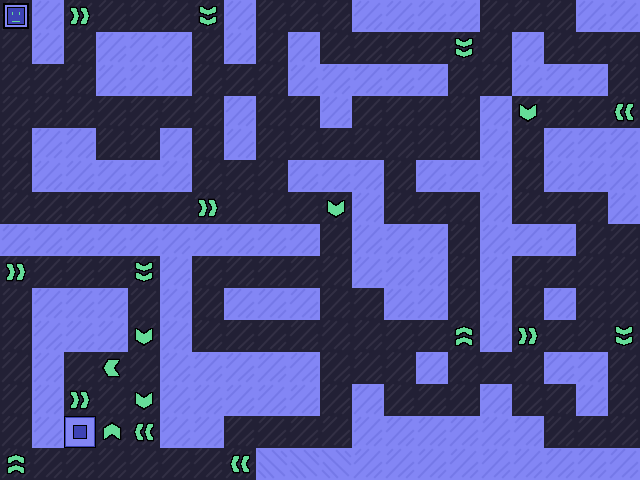

A level layout from a 2D game, rendered from its tile map. Below: a short description, then the map file with tile-grid data replaced by summaries:
An orthogonal 20x15 tile map with 32x32 px tiles, 2 tile layers (background, entities), 2 tilesets.

<map version="1.2" tiledversion="1.3.5" orientation="orthogonal" renderorder="right-down" width="20" height="15" tilewidth="32" tileheight="32" infinite="0" nextlayerid="7" nextobjectid="3">
 <editorsettings>
  <export target="1-4.tmx" format="tmx" />
 </editorsettings>
 <tileset firstgid="1" name="bgTiles" tilewidth="32" tileheight="32" tilecount="64" columns="8">
  <image source="../spritesheets/levelSpritesheet.png" width="256" height="256" />
  <tile id="0">
   <properties>
    <property name="parity" type="int" value="2" />
   </properties>
  </tile>
  <tile id="1">
   <properties>
    <property name="parity" type="int" value="1" />
   </properties>
  </tile>
 </tileset>
 <tileset firstgid="65" name="entityTiles" tilewidth="32" tileheight="32" tilecount="64" columns="8">
  <image source="../spritesheets/entitySpritesheet.png" width="256" height="256" />
  <tile id="0">
   <properties>
    <property name="name" value="diamond" />
    <property name="parity" type="int" value="2" />
   </properties>
  </tile>
  <tile id="1">
   <properties>
    <property name="name" value="diamond" />
    <property name="parity" type="int" value="1" />
   </properties>
  </tile>
  <tile id="4">
   <properties>
    <property name="direction" type="int" value="3" />
    <property name="name" value="boost" />
    <property name="parity" type="int" value="1" />
    <property name="power" type="int" value="1" />
   </properties>
  </tile>
  <tile id="5">
   <properties>
    <property name="direction" type="int" value="1" />
    <property name="name" value="boost" />
    <property name="parity" type="int" value="1" />
    <property name="power" type="int" value="1" />
   </properties>
  </tile>
  <tile id="6">
   <properties>
    <property name="direction" type="int" value="4" />
    <property name="name" value="boost" />
    <property name="parity" type="int" value="1" />
    <property name="power" type="int" value="20" />
   </properties>
  </tile>
  <tile id="7">
   <properties>
    <property name="direction" type="int" value="2" />
    <property name="name" value="boost" />
    <property name="parity" type="int" value="1" />
    <property name="power" type="int" value="20" />
   </properties>
  </tile>
  <tile id="8">
   <properties>
    <property name="direction" type="int" value="1" />
    <property name="name" value="player" />
    <property name="parity" type="int" value="2" />
   </properties>
  </tile>
  <tile id="9">
   <properties>
    <property name="direction" type="int" value="3" />
    <property name="name" value="player" />
    <property name="parity" type="int" value="2" />
   </properties>
  </tile>
  <tile id="10">
   <properties>
    <property name="direction" type="int" value="4" />
    <property name="name" value="player" />
    <property name="parity" type="int" value="2" />
   </properties>
  </tile>
  <tile id="11">
   <properties>
    <property name="direction" type="int" value="2" />
    <property name="name" value="player" />
    <property name="parity" type="int" value="2" />
   </properties>
  </tile>
  <tile id="12">
   <properties>
    <property name="direction" type="int" value="4" />
    <property name="name" value="boost" />
    <property name="parity" type="int" value="1" />
    <property name="power" type="int" value="1" />
   </properties>
  </tile>
  <tile id="13">
   <properties>
    <property name="direction" type="int" value="2" />
    <property name="name" value="boost" />
    <property name="parity" type="int" value="1" />
    <property name="power" type="int" value="1" />
   </properties>
  </tile>
  <tile id="14">
   <properties>
    <property name="direction" type="int" value="1" />
    <property name="name" value="boost" />
    <property name="parity" type="int" value="1" />
    <property name="power" type="int" value="20" />
   </properties>
  </tile>
  <tile id="15">
   <properties>
    <property name="direction" type="int" value="3" />
    <property name="name" value="boost" />
    <property name="parity" type="int" value="1" />
    <property name="power" type="int" value="20" />
   </properties>
  </tile>
  <tile id="16">
   <properties>
    <property name="name" value="receptor" />
    <property name="parity" type="int" value="2" />
    <property name="shape" value="player" />
   </properties>
  </tile>
  <tile id="17">
   <properties>
    <property name="name" value="receptor" />
    <property name="parity" type="int" value="2" />
    <property name="shape" value="diamond" />
   </properties>
  </tile>
  <tile id="18">
   <properties>
    <property name="name" value="portal" />
    <property name="parity" type="int" value="2" />
   </properties>
  </tile>
  <tile id="20">
   <properties>
    <property name="direction" type="int" value="3" />
    <property name="name" value="boost" />
    <property name="parity" type="int" value="2" />
    <property name="power" type="int" value="1" />
   </properties>
  </tile>
  <tile id="21">
   <properties>
    <property name="direction" type="int" value="1" />
    <property name="name" value="boost" />
    <property name="parity" type="int" value="2" />
    <property name="power" type="int" value="1" />
   </properties>
  </tile>
  <tile id="22">
   <properties>
    <property name="direction" type="int" value="4" />
    <property name="name" value="boost" />
    <property name="parity" type="int" value="2" />
    <property name="power" type="int" value="20" />
   </properties>
  </tile>
  <tile id="23">
   <properties>
    <property name="direction" type="int" value="2" />
    <property name="name" value="boost" />
    <property name="parity" type="int" value="2" />
    <property name="power" type="int" value="20" />
   </properties>
  </tile>
  <tile id="24">
   <properties>
    <property name="name" value="receptor" />
    <property name="parity" type="int" value="1" />
    <property name="shape" value="player" />
   </properties>
  </tile>
  <tile id="25">
   <properties>
    <property name="name" value="receptor" />
    <property name="parity" type="int" value="1" />
    <property name="shape" value="diamond" />
   </properties>
  </tile>
  <tile id="26">
   <properties>
    <property name="name" value="portal" />
    <property name="parity" type="int" value="1" />
   </properties>
  </tile>
  <tile id="28">
   <properties>
    <property name="direction" type="int" value="4" />
    <property name="name" value="boost" />
    <property name="parity" type="int" value="2" />
    <property name="power" type="int" value="1" />
   </properties>
  </tile>
  <tile id="29">
   <properties>
    <property name="direction" type="int" value="2" />
    <property name="name" value="boost" />
    <property name="parity" type="int" value="2" />
    <property name="power" type="int" value="1" />
   </properties>
  </tile>
  <tile id="30">
   <properties>
    <property name="direction" type="int" value="1" />
    <property name="name" value="boost" />
    <property name="parity" type="int" value="2" />
    <property name="power" type="int" value="20" />
   </properties>
  </tile>
  <tile id="31">
   <properties>
    <property name="direction" type="int" value="3" />
    <property name="name" value="boost" />
    <property name="parity" type="int" value="2" />
    <property name="power" type="int" value="20" />
   </properties>
  </tile>
 </tileset>
 <layer id="1" name="background" width="20" height="15">
  <data>[300 cells, 300 non-empty, 2 distinct tile ids]</data>
 </layer>
 <layer id="6" name="entities" width="20" height="15">
  <data>[300 cells, 22 non-empty, 9 distinct tile ids]</data>
 </layer>
</map>
